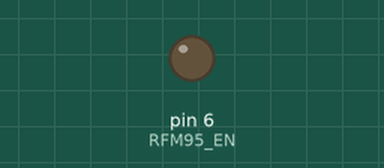
Recording of a sketch running on a simulated Arduino Uno, built with avr-gcc and run on an emulated ATmega328P. On the bench: output pins drawn as LEDs (lit = HIGH). No radio packets arrive unless stated; pins used as bus, display or sensor lines are not drawn.

Above: at 0.1 s.
Timing chart, 0 to 1.6 s (numbered marks = the images above):
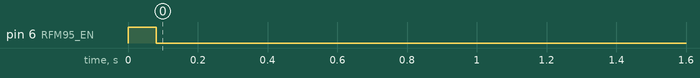

The sketch:

TX_LOW_POWER.ino
```cpp
#include <SPI.h>
#include <RH_RF95.h>

// Radio pins
#define RFM95_CS  3
#define RFM95_RST 1
#define RFM95_INT 0
#define RFM95_EN  6

// Change to 434.0 or other frequency, must match RX's freq!
#define RF95_FREQ 433.0

// Singleton instance of the radio driver
RH_RF95 rf95(RFM95_CS, RFM95_INT);

void setup() {
  pinMode(RFM95_EN, OUTPUT);
  pinMode(RFM95_RST, OUTPUT);

  // transmit
  transmit();
}

// enable radio function
void enable_radio() {
  digitalWrite(RFM95_EN, HIGH);
  delay(5);
  digitalWrite(RFM95_RST, HIGH);
  delay(5);

  // manual reset
  digitalWrite(RFM95_RST, LOW);
  delay(5);
  digitalWrite(RFM95_RST, HIGH);
  delay(5);

  while (!rf95.init()) {
    while (1);
  }

  // Defaults after init are 434.0MHz, modulation GFSK_Rb250Fd250, +13dbM
  if (!rf95.setFrequency(RF95_FREQ)) {
    while (1);
  }

  // Defaults after init are 434.0MHz, 13dBm, Bw = 125 kHz, Cr = 4/5, Sf = 128chips/symbol, CRC on

  // The default transmitter power is 13dBm, using PA_BOOST.
  // If you are using RFM95/96/97/98 modules which uses the PA_BOOST transmitter pin, then
  // you can set transmitter powers from 5 to 23 dBm:
  rf95.setTxPower(23, false);
}

// Disable radio function
void disable_radio() {
  digitalWrite(RFM95_EN, LOW);
  digitalWrite(RFM95_RST, LOW);
}

// Transmit function
void transmit() {
  // Enable radio
  enable_radio();

  // Send a message to rf95_server
  char radiopacket[] = "Hank<3";
  // delay(10);
  rf95.send((uint8_t *)radiopacket, strlen(radiopacket));
  // delay(10);
  rf95.waitPacketSent();

  // Disable the radio to save power
  disable_radio();
}

void loop() {
  // transmit();
  // delay(100);
}
```
